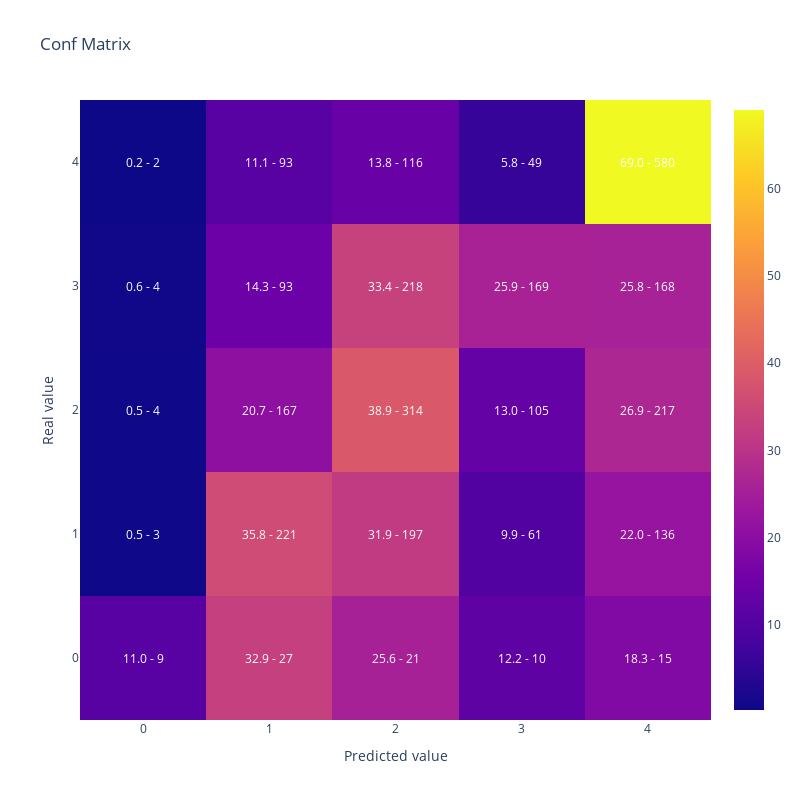

This figure's notebook cell:
### Code cell
#Muestro la matriz de confusión
display(plot_confusion_matrix(y_test,y_pred))
#SI OBTENGO UNA DIAGONAL MUY FUERTE AMARILLA ES PQ PREDIJO BIEN EL MODELO

### Figure 1 — Plotly figure (JSON) as saved in the notebook; plotly's stock layout.template omitted (floating-point values rounded to 4 significant figures)
{"data": [{"type": "heatmap", "x": [0, 1, 2, 3, 4], "y": [0, 1, 2, 3, 4], "z": [[10.98, 32.93, 25.61, 12.2, 18.29], [0.4854, 35.76, 31.88, 9.871, 22.01], [0.4957, 20.69, 38.91, 13.01, 26.89], [0.6135, 14.26, 33.44, 25.92, 25.77], [0.2381, 11.07, 13.81, 5.833, 69.05]]}], "layout": {"annotations": [{"font": {"color": "white"}, "showarrow": false, "text": "11.0 - 9", "x": 0, "xref": "x", "y": 0, "yref": "y"}, {"font": {"color": "white"}, "showarrow": false, "text": "32.9 - 27", "x": 1, "xref": "x", "y": 0, "yref": "y"}, {"font": {"color": "white"}, "showarrow": false, "text": "25.6 - 21", "x": 2, "xref": "x", "y": 0, "yref": "y"}, {"font": {"color": "white"}, "showarrow": false, "text": "12.2 - 10", "x": 3, "xref": "x", "y": 0, "yref": "y"}, {"font": {"color": "white"}, "showarrow": false, "text": "18.3 - 15", "x": 4, "xref": "x", "y": 0, "yref": "y"}, {"font": {"color": "white"}, "showarrow": false, "text": "0.5 - 3", "x": 0, "xref": "x", "y": 1, "yref": "y"}, {"font": {"color": "white"}, "showarrow": false, "text": "35.8 - 221", "x": 1, "xref": "x", "y": 1, "yref": "y"}, {"font": {"color": "white"}, "showarrow": false, "text": "31.9 - 197", "x": 2, "xref": "x", "y": 1, "yref": "y"}, {"font": {"color": "white"}, "showarrow": false, "text": "9.9 - 61", "x": 3, "xref": "x", "y": 1, "yref": "y"}, {"font": {"color": "white"}, "showarrow": false, "text": "22.0 - 136", "x": 4, "xref": "x", "y": 1, "yref": "y"}, {"font": {"color": "white"}, "showarrow": false, "text": "0.5 - 4", "x": 0, "xref": "x", "y": 2, "yref": "y"}, {"font": {"color": "white"}, "showarrow": false, "text": "20.7 - 167", "x": 1, "xref": "x", "y": 2, "yref": "y"}, {"font": {"color": "white"}, "showarrow": false, "text": "38.9 - 314", "x": 2, "xref": "x", "y": 2, "yref": "y"}, {"font": {"color": "white"}, "showarrow": false, "text": "13.0 - 105", "x": 3, "xref": "x", "y": 2, "yref": "y"}, {"font": {"color": "white"}, "showarrow": false, "text": "26.9 - 217", "x": 4, "xref": "x", "y": 2, "yref": "y"}, {"font": {"color": "white"}, "showarrow": false, "text": "0.6 - 4", "x": 0, "xref": "x", "y": 3, "yref": "y"}, {"font": {"color": "white"}, "showarrow": false, "text": "14.3 - 93", "x": 1, "xref": "x", "y": 3, "yref": "y"}, {"font": {"color": "white"}, "showarrow": false, "text": "33.4 - 218", "x": 2, "xref": "x", "y": 3, "yref": "y"}, {"font": {"color": "white"}, "showarrow": false, "text": "25.9 - 169", "x": 3, "xref": "x", "y": 3, "yref": "y"}, {"font": {"color": "white"}, "showarrow": false, "text": "25.8 - 168", "x": 4, "xref": "x", "y": 3, "yref": "y"}, {"font": {"color": "white"}, "showarrow": false, "text": "0.2 - 2", "x": 0, "xref": "x", "y": 4, "yref": "y"}, {"font": {"color": "white"}, "showarrow": false, "text": "11.1 - 93", "x": 1, "xref": "x", "y": 4, "yref": "y"}, {"font": {"color": "white"}, "showarrow": false, "text": "13.8 - 116", "x": 2, "xref": "x", "y": 4, "yref": "y"}, {"font": {"color": "white"}, "showarrow": false, "text": "5.8 - 49", "x": 3, "xref": "x", "y": 4, "yref": "y"}, {"font": {"color": "white"}, "showarrow": false, "text": "69.0 - 580", "x": 4, "xref": "x", "y": 4, "yref": "y"}], "height": 800, "title": {"text": "Conf Matrix"}, "width": 800, "xaxis": {"title": {"text": "Predicted value"}}, "yaxis": {"title": {"text": "Real value"}}}}
